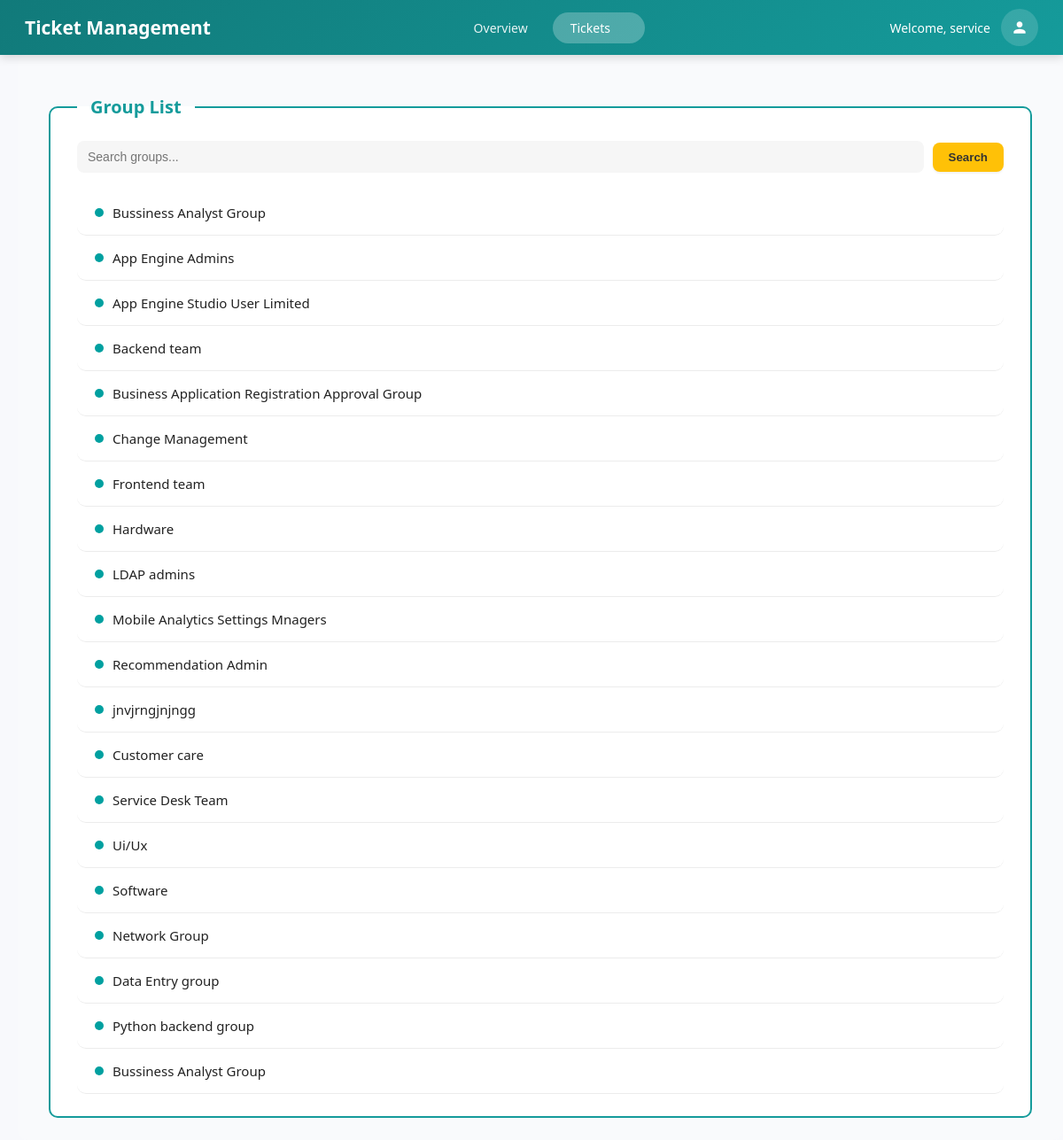
The app's page /assigned (signed in), older data.
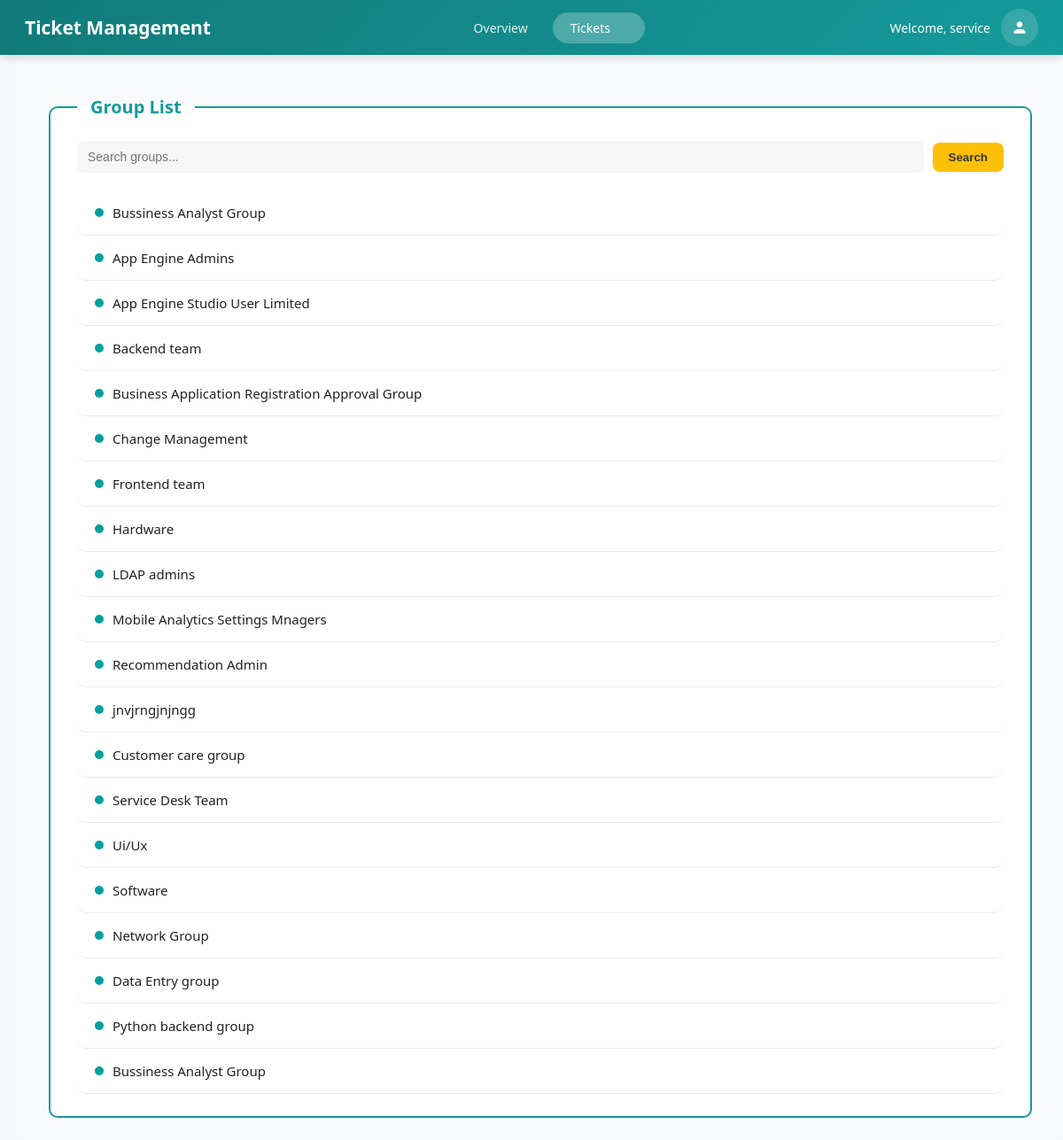
The same page, newer data.
### servicedeskapp/models.py (models this page shows, shortened)
class Assignment_Group(models.Model):
    name=models.CharField(max_length=100,null=True,blank=True)
    group_email=models.EmailField(max_length=100,null=True,blank=True)
    manager=models.CharField(max_length=100,null=True,blank=True)
    parent=models.CharField(max_length=100,null=True,blank=True)
    description=models.TextField(null=True,blank=True)

### servicedeskapp/views.py (the view)
# urls.py: path('assigned',views.assigned_group,name='assigned'),
def assigned_group(request):
    add=Assignment_Group.objects.all()
    source_page = request.GET.get('source_page')
    ticket_id = request.GET.get('ticket_id')
    context={
        'add':add,
        'source_page':source_page,
        'ticket_id':ticket_id,
    }
    return render(request,'tickets/assigned_group.html',context)

### servicedeskapp/templates/tickets/assigned_group.html (shortened to what this page needs)
{% load static %}
<!DOCTYPE html>
<html lang="en">
<head>
  <link rel="stylesheet" href="{% static 'assigned_group.css' %}">
</head>
<body>
<div class="main-layout">
  <div class="topbar">
    <div class="topbar-brand">Ticket Management</div>
    <nav class="topbar-nav">
        <a href="{% url 'overview' %}">Overview</a>
        <div class="topbar-dropdown-container">
        <a href="{% url 'dashboard' %}" class="active topbar-dropdown-toggle">
            Tickets <span class="dropdown-arrow">▼</span>
        </a>
    </div>
    </nav>
     <div class="topbar-user">
        <span>Welcome, {{ request.session.name|default:request.session.username }}</span>
    <div class="profile-dropdown">
        <button class="profile-btn" title="User Menu">
            <svg class="profile-icon" viewBox="0 0 24 24" fill="currentColor">
                <path d="M12 12c2.21 0 4-1.79 4-4s-1.79-4-4-4-4 1.79-4 4 1.79 4 4 4zm0 2c-2.67 0-8 1.34-8 4v2h16v-2c0-2.66-5.33-4-8-4z"/>
            </svg>
        </button>
    </div>
</div>
</div>
     <div class="content-area">
         <fieldset class="group-list-fieldset">
            <legend>Group List</legend>
      <div class="search-bar">
        <input type="text" id="searchInput" placeholder="Search groups..." onkeyup="searchGroups()">
        <button>Search</button>
      </div>
      {% for group in add %}
      <div class="group-items">
          {% if source_page == 'update' and ticket_id %}
            <a href="{% url 'update' ticket_id %}?assignment_group={{ group.name }}" class="group-left">
          {% else %}
            <a href="{% url 'create' %}?assignment_group={{ group.name }}" class="group-left">
          {% endif %}
          <span class="dot"></span>
          <span class="group-name">{{ group.name }}</span>
        </a>
      </div>
      {% endfor %}
         </fieldset>
  </div>
</div>
</body>
</html>

### servicedeskapp/static/assigned_group.css (style rules this page uses)
:root { --primary: #159b9b; --primary-dark: #0d8383; --red: #e74c3c; --green: #16b28b; --light-bg: #f8f9fc; --border: #d2e8ed; }
* { margin:0; padding:0; box-sizing:border-box; }
body { font-family: 'Segoe UI', Tahoma, Geneva, Verdana, sans-serif; background: var(--light-bg); color: #333; font-size: 14px; margin: 0; }
.topbar { height: 62px; background: linear-gradient(135deg, #117a7a, #159b9b); color: white; display: flex; align-items: center; justify-content: space-between; padding: 0 28px; box-shadow: 0 3px 10px rgba(0,0,0,0.15); position: sticky; top: 0; z-index: 1000; }
.topbar-brand { font-size: 21px; font-weight: 700; }
.topbar-nav { display: flex; gap: 8px; flex: 1; justify-content: center; }
.topbar-nav a { color: rgba(255,255,255,0.9); text-decoration: none; padding: 8px 20px; border-radius: 20px; font-weight: 500; transition: all 0.2s; }
.topbar-nav a:hover, .topbar-nav a.active { background: rgba(255,255,255,0.25); color: white; }
.topbar-user { display: flex; align-items: center; gap: 12px; font-size: 14px; }
.content-area { flex: 1; background-color: #f9fafc; margin-left: 20px; border-radius: 12px; padding: 25px 35px; box-shadow: 0 4px 12px rgba(0, 0, 0, 0.05); overflow-y: auto; }
.search-bar { display: flex; align-items: center; gap: 10px; margin-bottom: 20px; }
.search-bar input { flex: 1; padding: 10px 12px; border: none; border-radius: 8px; background-color: #f6f6f6; font-size: 14px; outline: none; }
.search-bar button { background-color: #ffc107; border: none; color: #333; font-weight: 600; padding: 9px 18px; border-radius: 8px; cursor: pointer; transition: 0.2s; box-shadow: 0 2px 2px rgba(0, 0, 0, 0.05); }
.group-items { background: #ffffff; border-bottom: 1px solid #ececec; padding: 15px 20px; width: 100%; box-sizing: border-box; border-radius: 10px; transition: background-color 0.2s ease; display: flex; justify-content: space-between; align-items: center; }
.group-left { display: flex; align-items: center; gap: 10px; width: 100%; text-decoration: none; color: #222; flex-grow: 1; }
.dot { width: 10px; height: 10px; background-color: #00a0a0; border-radius: 50%; flex-shrink: 0; }
.group-name { font-size: 15px; font-weight: 500; transition: color 0.2s; }
.content-area { background-color: #f9fafc; box-shadow: none; }
.group-list-fieldset { border: 2px solid #159b9b; border-radius: 10px; padding: 25px 30px; margin-top: 20px; background-color: #ffffff; }
.group-list-fieldset legend { font-size: 20px; font-weight: 600; color: #159b9b; padding: 0 15px; }
.topbar-dropdown-container { position: relative; display: inline-block; flex-shrink: 0; }
.topbar-dropdown-toggle { display: flex; align-items: center; gap: 4px; height: 100%; }
.profile-dropdown { position: relative; display: inline-block; }
.profile-btn { background: rgba(255,255,255,0.15); border: none; border-radius: 50%; width: 42px; height: 42px; display: flex; align-items: center; justify-content: center; color: white; cursor: pointer; transition: all 0.2s; position: relative; }
.profile-icon { width: 20px; height: 20px; color: white; }

Row changes from the older to the newer data that the page shows:
changed Assignment_Group: name "Customer care" → "Customer care group"
